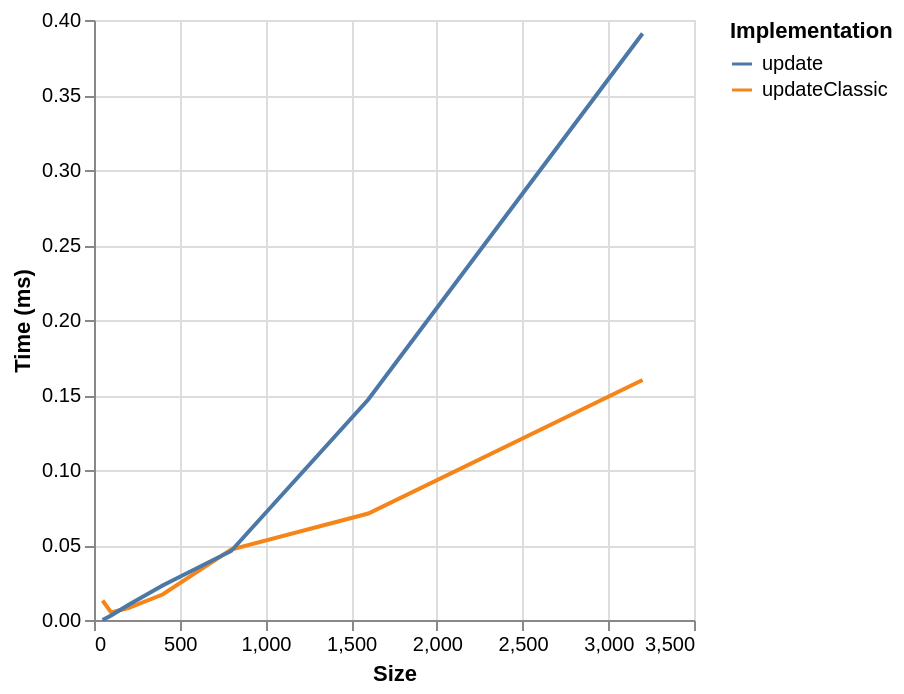

The specification (Vega-Lite) saved for this image:
### Vega specification from a JSON file in a GitHub repository (floating-point values rounded to 4 significant figures)
{"$schema": "https://vega.github.io/schema/vega/v6.json", "background": "white", "padding": 5, "width": 300, "height": 300, "style": "cell", "data": [{"name": "source_0", "values": [{"ms": 0.013, "series": "updateClassic", "size": 50}, {"ms": 0.005, "series": "updateClassic", "size": 100}, {"ms": 0.008, "series": "updateClassic", "size": 200}, {"ms": 0.017, "series": "updateClassic", "size": 400}, {"ms": 0.047, "series": "updateClassic", "size": 800}, {"ms": 0.071, "series": "updateClassic", "size": 1600}, {"ms": 0.16, "series": "updateClassic", "size": 3200}, {"ms": 0, "series": "update", "size": 50}, {"ms": 0.003, "series": "update", "size": 100}, {"ms": 0.01, "series": "update", "size": 200}, {"ms": 0.023, "series": "update", "size": 400}, {"ms": 0.046, "series": "update", "size": 800}, {"ms": 0.147, "series": "update", "size": 1600}, {"ms": 0.391, "series": "update", "size": 3200}]}, {"name": "data_0", "source": "source_0", "transform": [{"type": "formula", "expr": "toNumber(datum[\"size\"])", "as": "size"}]}], "marks": [{"name": "pathgroup", "type": "group", "from": {"facet": {"name": "faceted_path_main", "data": "data_0", "groupby": ["series"]}}, "encode": {"update": {"width": {"field": {"group": "width"}}, "height": {"field": {"group": "height"}}}}, "marks": [{"name": "marks", "type": "line", "style": ["line"], "sort": {"field": "x"}, "from": {"data": "faceted_path_main"}, "encode": {"update": {"stroke": {"scale": "color", "field": "series"}, "description": {"signal": "\"Size: \" + (format(datum[\"size\"], \"\")) + \"; Time (ms): \" + (format(datum[\"ms\"], \"\")) + \"; series: \" + (isValid(datum[\"series\"]) ? isArray(datum[\"series\"]) ? join(datum[\"series\"], ' ') : datum[\"series\"] : \"\"+datum[\"series\"])"}, "x": {"scale": "x", "field": "size"}, "y": {"scale": "y", "field": "ms"}, "defined": {"signal": "isValid(datum[\"size\"]) && isFinite(+datum[\"size\"]) && isValid(datum[\"ms\"]) && isFinite(+datum[\"ms\"])"}}}}]}], "scales": [{"name": "x", "type": "linear", "domain": {"data": "data_0", "field": "size"}, "range": [0, {"signal": "width"}], "nice": true, "zero": false}, {"name": "y", "type": "linear", "domain": {"data": "data_0", "field": "ms"}, "range": [{"signal": "height"}, 0], "nice": true, "zero": true}, {"name": "color", "type": "ordinal", "domain": {"data": "data_0", "field": "series", "sort": true}, "range": "category"}], "axes": [{"scale": "x", "orient": "bottom", "gridScale": "y", "grid": true, "tickCount": {"signal": "ceil(width/40)"}, "domain": false, "labels": false, "aria": false, "maxExtent": 0, "minExtent": 0, "ticks": false, "zindex": 0}, {"scale": "y", "orient": "left", "gridScale": "x", "grid": true, "tickCount": {"signal": "ceil(height/40)"}, "domain": false, "labels": false, "aria": false, "maxExtent": 0, "minExtent": 0, "ticks": false, "zindex": 0}, {"scale": "x", "orient": "bottom", "grid": false, "title": "Size", "labelFlush": true, "labelOverlap": true, "tickCount": {"signal": "ceil(width/40)"}, "zindex": 0}, {"scale": "y", "orient": "left", "grid": false, "title": "Time (ms)", "labelOverlap": true, "tickCount": {"signal": "ceil(height/40)"}, "zindex": 0}], "legends": [{"orient": "right", "symbolLimit": 30, "title": "Implementation", "stroke": "color", "symbolType": "stroke"}]}
